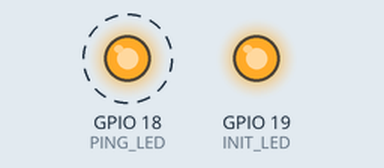
A sketch run on a simulated ESP32. Parts: output pins drawn as LEDs (lit = HIGH). Dashed ring = blinking. What the sketch prints to the serial monitor is not drawn.

Above: at 0.1 s.
Timing chart, 0 to 3.0 s (numbered marks = the images above):
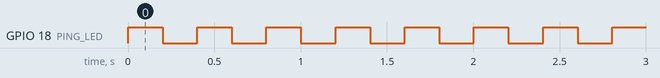

Measured:
- by itself, GPIO 18 (PING_LED): alternates HIGH for 0.20 s and LOW for 0.20 s

The sketch:

esp32-udp-server.ino
```cpp
#include <WiFi.h>
#include <WiFiUdp.h>
#include <WiFiAP.h>

const char* ssid = "esp32-udp";
const char* password = "password";

WiFiUDP Udp;
unsigned int udpPort = 4210;
uint8_t requestPacket[10] = "1";
IPAddress serverIp(192, 168, 4, 1);
IPAddress clientIp(192, 168, 4, 2);
IPAddress serverGateway(192, 168, 4, 1);
IPAddress serverSubnet(255, 255, 255, 0);

#define INIT_LED 19
#define PING_LED 18

void setup()
{
  pinMode(INIT_LED, OUTPUT);
  digitalWrite(INIT_LED, LOW);
  pinMode(PING_LED, OUTPUT);
  digitalWrite(PING_LED, LOW);

  Serial.begin(115200);
  Serial.println();
  Serial.println("Initializing");

  if(!WiFi.mode(WIFI_AP)) {
    Serial.println("WiFi.mode(WIFI_AP) failed");
  }

  if(!WiFi.softAPConfig(serverIp, serverGateway, serverSubnet)) {
    Serial.println("WiFi.softAPConfig failed");
  }

  if(!WiFi.softAP(ssid, password)) {
    Serial.println("WiFi.softAP(ssid, password, 12) failed");
  }

  Serial.println("WIFI AP Initialized!");

  Udp.begin(udpPort);
  Serial.printf("UDP Initialized!");

  digitalWrite(INIT_LED, HIGH);
}


void loop()
{
  if(Udp.beginPacket(clientIp, udpPort) == 0) {
    Serial.println("Udp.beginPacket error");
    return;
  }

  Udp.write(requestPacket, 1);

  if(Udp.endPacket() == 0) {
    Serial.println("Udp.endPacket() error");
    return;
  }

  digitalWrite(PING_LED, HIGH);
  delay(200);
  digitalWrite(PING_LED, LOW);
  delay(200);
}
```
